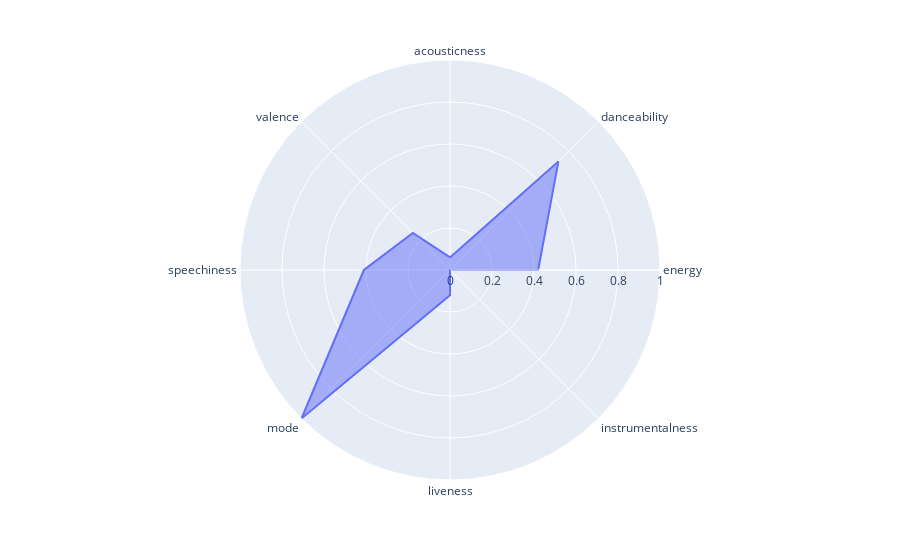

Here is the notebook cell this chart was saved with:
### Code cell
# plotply radar-chart (https://plotly.com/python/radar-chart/)
import plotly.express as px
import pandas as pd

r =feature_average(track_key)

attributes = [
        'acousticness',
        'danceability',
        'energy',
        'instrumentalness',
        'liveness',
        'mode',
        'speechiness',
        'valence']

fig = px.line_polar(r=r, theta=attributes, line_close=True)
fig.update_traces(fill='toself')
fig.show()

### Figure 1 — Plotly figure (JSON) as saved in the notebook; plotly's stock layout.template omitted (floating-point values rounded to 4 significant figures)
{"data": [{"fill": "toself", "hovertemplate": "r=%{r}<br>theta=%{theta}<extra></extra>", "legendgroup": "", "line": {"color": "#636efa", "dash": "solid"}, "mode": "lines", "name": "", "r": [0.06, 0.73, 0.42, 0, 0.12, 1, 0.41, 0.25, 0.06], "showlegend": false, "subplot": "polar", "theta": ["acousticness", "danceability", "energy", "instrumentalness", "liveness", "mode", "speechiness", "valence", "acousticness"], "type": "scatterpolar"}], "layout": {"legend": {"tracegroupgap": 0}, "margin": {"t": 60}, "polar": {"angularaxis": {"direction": "clockwise", "rotation": 90}, "domain": {"x": [0, 1], "y": [0, 1]}}}}
